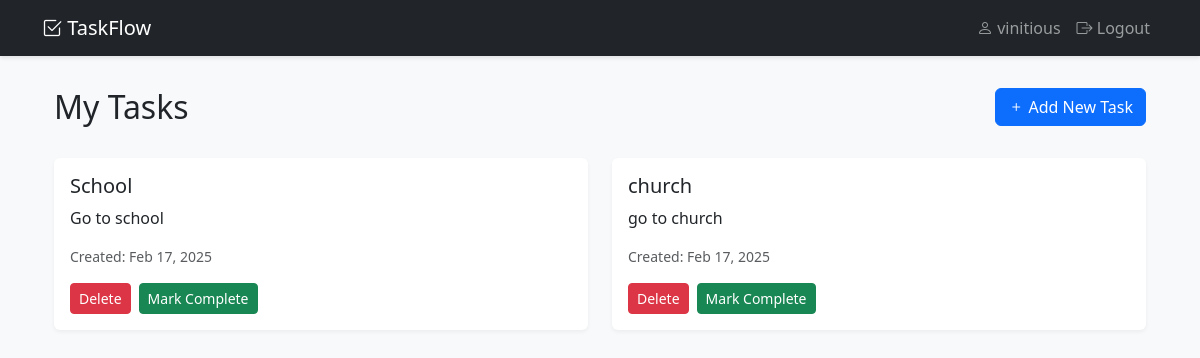
Page / (signed in) on the earlier database version.
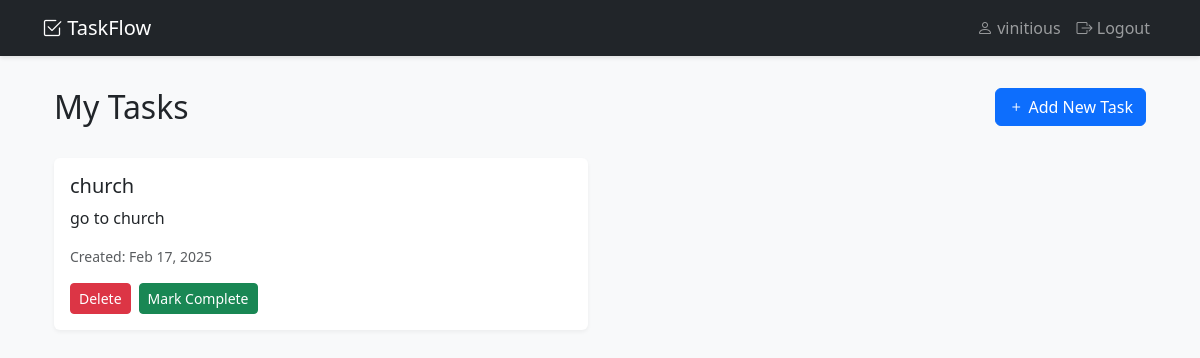
Same page on the later database version.
### tasks/models.py (models this page shows, shortened)
class Task(models.Model):
    title = models.CharField(max_length=200)
    description = models.TextField(blank=True, null=True)
    completed = models.BooleanField(default=False)
    created_at = models.DateTimeField(auto_now_add=True)
    user = models.ForeignKey(User, on_delete=models.CASCADE)

### tasks/views.py (the view)
# urls.py: path('', views.task_list, name='task_list'),
@login_required
def task_list(request):
    tasks = Task.objects.filter(user=request.user)
    return render(request, 'tasks/task_list.html', {'tasks' : tasks})

### tasks/templates/tasks/task_list.html (shortened to what this page needs)
{% extends 'base.html' %}
{% block content %}
<div class="container">
    <div class="row mb-4">
        <div class="col">
            <h2>My Tasks</h2>
        </div>
        <div class="col text-end">
            <a href="{% url 'task_create' %}" class="btn btn-primary">
                <i class="bi bi-plus"></i> Add New Task
            </a>
        </div>
    </div>
    {% if tasks %}
        <div class="row">
            {% for task in tasks %}
                <div class="col-md-6 mb-3">
                    <div class="card {% if task.completed %}border-success{% endif %}">
                        <div class="card-body">
                            <h5 class="card-title">{{ task.title }}</h5>
                            <p class="card-text">{{ task.description|default:"No description provided" }}</p>
                            <p class="text-muted small">Created: {{ task.created_at|date:"M d, Y" }}</p>
                            <div class="btn-group" role="group">
                                <form method="POST" action="{% url 'task_delete' task.id %}" style="display: inline;">
                                    <button type="submit" class="btn btn-danger btn-sm"
                                            onclick="return confirm('Are you sure you want to delete this task?');">
                                        Delete
                                    </button>
                                </form>
                                {% if not task.completed %}
                                    <form method="POST" action="#" style="display: inline;">
                                        <button type="submit" class="btn btn-success btn-sm ms-2">
                                            Mark Complete
                                        </button>
                                    </form>
                                {% endif %}
                            </div>
                        </div>
                    </div>
                </div>
            {% endfor %}
        </div>
    {% endif %}
</div>
{% endblock %}

### tasks/templates/base.html (shortened to what this page needs)
<!DOCTYPE html>
<html lang="en">
<head>
    <link href="https://cdn.jsdelivr.net/npm/bootstrap@5.3.0/dist/css/bootstrap.min.css" rel="stylesheet">
    <link rel="stylesheet" href="https://cdn.jsdelivr.net/npm/bootstrap-icons@1.11.1/font/bootstrap-icons.css">
</head>
<body>
    <nav class="navbar navbar-expand-lg navbar-dark bg-dark">
        <div class="container">
            <a class="navbar-brand" href="{% url 'task_list' %}">
                <i class="bi bi-check2-square"></i> TaskFlow
            </a>
            <div class="navbar-nav ms-auto">
                {% if user.is_authenticated %}
                    <span class="nav-item nav-link">
                        <i class="bi bi-person"></i> {{ user.username }}
                    </span>
                    <a class="nav-item nav-link" href="{% url 'logout' %}">
                        <i class="bi bi-box-arrow-right"></i> Logout
                    </a>
                {% else %}
                    <a class="nav-item nav-link" href="{% url 'login' %}">
                        <i class="bi bi-box-arrow-in-right"></i> Login
                    </a>
                {% endif %}
            </div>
        </div>
    </nav>
    <div class="container">
        {% block content %}
        {% endblock %}
    </div>
</body>
</html>

### tasks/templates/base.html (style rules this page uses)
body { background-color: #f8f9fa; }
.navbar { margin-bottom: 2rem; box-shadow: 0 2px 4px rgba(0,0,0,0.1); }
.card { border: none; box-shadow: 0 2px 4px rgba(0,0,0,0.05); }

### tasks/templates/tasks/task_list.html (style rules this page uses)
.card { transition: transform 0.2s; }

Differences in the rows shown:
removed Task: title "School", description "Go to school", created_at "Feb 17, 2025", completed "Mark Complete"
